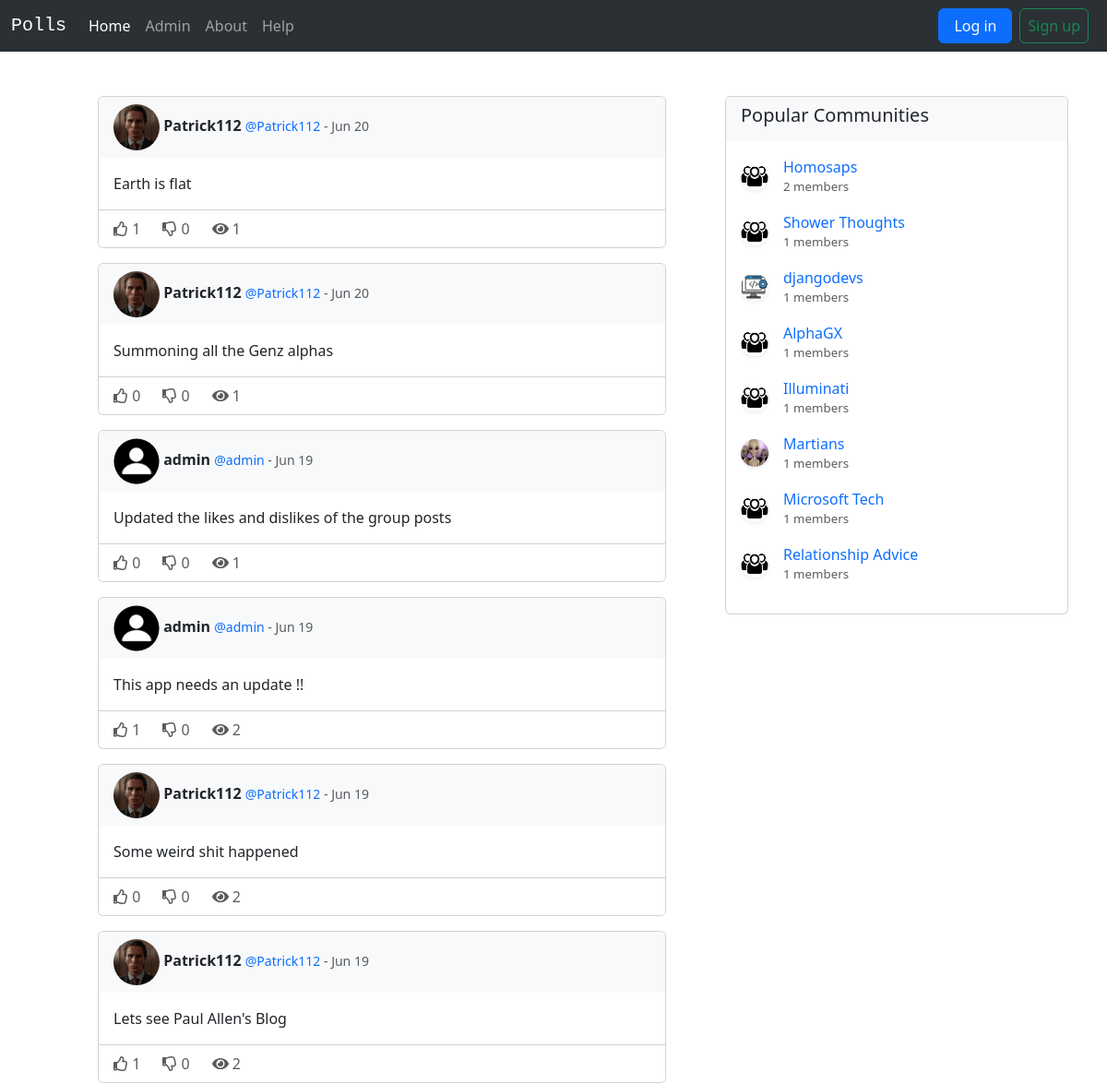
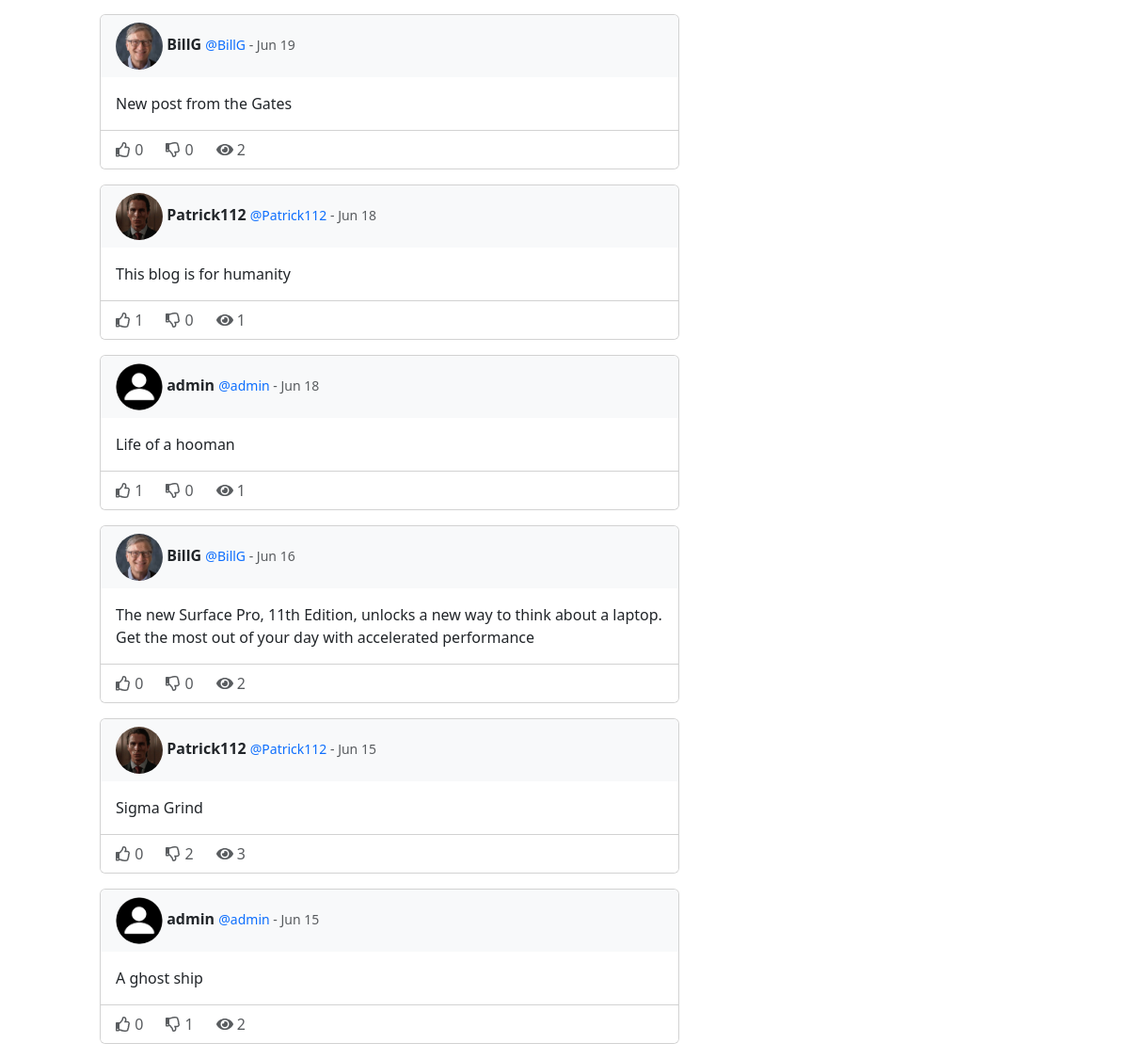
Screenshot of /polls/ with the database file from the repository (2 pictures, top to bottom).
### polls/models.py (models this page shows, shortened)
class Blog(models.Model):
    title = models.CharField(max_length=150)
    content = MarkdownxField(blank=True, help_text="Markdown is supported.")
    author = models.ForeignKey(User, on_delete=models.CASCADE, related_name="authored_blogs")
    created_at = models.DateTimeField(auto_now_add=True)
    updated_at = models.DateTimeField(auto_now=True)
    comments = models.ManyToManyField(User, through="Comment", related_name="commented_blogs")
    views = models.ManyToManyField(User, related_name="viewed_blogs", blank=True)
    likes = models.ManyToManyField(User, related_name="liked_blogs", blank=True)
    dislikes = models.ManyToManyField(User, related_name="disliked_blogs", blank=True)
    groups = models.ManyToManyField("groups.Group", related_name="blogs", blank=True)

class User(AbstractUser):
    first_name = models.CharField(
        max_length=100, blank=True,
        validators=[
            validators.RegexValidator(r'^[a-zA-Z]*$', 'Only Alphabets are allowed.')
        ]
    )
    last_name = models.CharField(
        max_length=100, blank=True,
        validators=[
            validators.RegexValidator(r'^[a-zA-Z]*$', 'Only Alphabets are allowed.')
        ]
    )
    email = models.EmailField(max_length=100, unique=True)
    username = models.CharField(
        max_length=50, unique=True,
        validators=[
            validators.MinLengthValidator(3,'Username must be at least 3 characters long.'),
            validators.RegexValidator(r'^[^\W_](\w)*$', 'Username should not start with a special character.'),
        ]
    )
    password = models.CharField(max_length=150)
    avatar = models.ImageField(upload_to='polls/', blank=True, default="polls/default-avatar.png")
    followers = models.ManyToManyField("self", symmetrical=False, related_name="following", blank=True)

### groups/models.py (models this page shows, shortened)
class Group(models.Model):
    name = models.CharField(max_length=50, unique=True)
    description = models.TextField(blank=True, default='')
    slug = models.SlugField(allow_unicode=True, unique=True, blank=True)
    members = models.ManyToManyField(User, related_name='joined_groups', blank=True)
    profile = models.ImageField(upload_to='groups/', blank=True, default="groups/default-group.png")

### polls/views.py (the view, shortened to what this page needs)
# urls.py: path('', views.PollsView.as_view(), name="index"),
class PollsView(View):
    def get(self, request, *args, **kwargs):
        index_view = IndexView.as_view()
        return index_view(request, *args, **kwargs)

### polls/utils.py (called while the page is built)
def get_index_context(context):
    return {
        'groups': Group.objects.annotate(
            num_members=Count('members'), num_posts=Count('blogs')
        ).order_by('-num_members', '-num_posts'),
        'blogs': context.get(
            'blogs', Blog.objects.all().order_by('-created_at')
        ),
        'create_group_form': context.get(
            'create_group_form', CreateGroupForm()
        ),
    }

### polls/views.py (called while the page is built)
    def get_context_data(self, **kwargs: Any) -> dict[str, Any]:
        context = super(ListView, self).get_context_data(**kwargs)
        context.update(get_index_context(context))
        return context

### templates/polls/index.html (shortened to what this page needs)
{% extends 'polls/base.html' %}
{% block content %}
<div class="container mt-5 d-flex justify-content-between">
    <div class="col-sm-8">
    {% for blog in blogs %}
    <div class="row mb-3" data-blog-id="{{ blog.pk }}" id="blogContainer">
        <div class="col-md-10 m-auto">
            <div class="card" id="blog" onclick="location.href='{% url "polls:blog_detail" pk=blog.pk %}';">
                <div class="card-header border-0 bg-light">
                    <img src="{{ blog.author.avatar.url }}" class="rounded-circle mr-2" alt="User Profile" width="50" height="50">
                    <span class="fw-bold">{{ blog.author.username }}</span>
                    <small class="text-muted">
                        <a class="text-decoration-none" href="{% url 'polls:user_profile' username=blog.author.username %}">@{{ blog.author.username }}</a>
                        -
                        {{ blog.created_at|date:"M d" }}
                    </small>
                </div>
                <div class="card-body">
                    <p class="card-text text-start">
                        {{ blog.title }}
                    </p>
                </div>
                <div class="card-footer text-muted d-flex justify-content-start bg-white">
                    <div class="d-flex gap-4">
                            <div>
                                {% if request.user and request.user in blog.likes.all %}
                                <i class="fas fa-thumbs-up" onclick="likeBlog(event, {{ blog.pk }});"></i>
                                {% else %}
                                <i class="far fa-thumbs-up" onclick="likeBlog(event, {{ blog.pk }});"></i>
                                {% endif %}
                                <span id="likeCount">{{ blog.likes.count }}</span>
                            </div>
                            <div>
                                {% if request.user and request.user in blog.dislikes.all %}
                                <i class="fas fa-thumbs-down" onclick="dislikeBlog(event, {{ blog.pk }});"></i>
                                {% else %}
                                <i class="far fa-thumbs-down" onclick="dislikeBlog(event, {{ blog.pk }});"></i>
                                {% endif %}
                                <span id="dislikeCount">{{ blog.dislikes.count }}</span>
                            </div>
                            <div>
                                <i class="fas fa-eye"></i> <span>{{ blog.views.count }}</span>
                            </div>
                    </div>
                </div>
            </div>
        </div>
    </div>
    {% endfor %}
</div>
<div class="col-sm-4">
    <div class="col">
        <div class="card">
            <div class="card-header border-0 bg-light">
                <h5>Popular Communities</h5>
            </div>
            <div class="card-body">
                {% include 'groups/group_list.html' %}
            </div>
        </div>
    </div>
</div>
</div>
{% endblock %}

### templates/groups/group_list.html
{% for group in groups %}
<div class="d-flex vertical-align-middle align-items-center mb-3">
    <a href="{% url 'groups:group_detail' slug=group.slug %}" class="text-decoration-none">
        <img src="{{ group.profile.url }}" class="rounded-circle shadow-sm me-3" width="30" height="30" alt="Avatar" />
    </a>
    <a href="{% url 'groups:group_detail' slug=group.slug %}" class="text-decoration-none">
        <div class="d-flex flex-column justify-content-start">
            <p class="mb-0 text-start">{{ group.name }}</p>
            <div class="d-flex align-items-center gap-2">
                <span class="text-muted" style="font-size: smaller;">{{ group.members.count }} members</span>
            </div>
        </div>
    </a>
</div>
{% endfor %}

### static/polls/style.css (style rules this page uses)
p { text-align: center; }

### rows the page displays
Blog: author.avatar (picture), author.username "Patrick112", created_at "Jun 20", title "Earth is flat", likes.count "1", dislikes.count "0", views.count "1"
Blog: author.avatar (picture), author.username "Patrick112", created_at "Jun 20", title "Summoning all the Genz alphas", likes.count "0", dislikes.count "0", views.count "1"
Blog: author.avatar (placeholder picture), author.username "admin", created_at "Jun 19", title "Updated the likes and dislikes of the group posts", likes.count "0", dislikes.count "0", views.count "1"
Blog: author.avatar (placeholder picture), author.username "admin", created_at "Jun 19", title "This app needs an update !!", likes.count "1", dislikes.count "0", views.count "2"
Blog: author.avatar (picture), author.username "Patrick112", created_at "Jun 19", title "Some weird shit happened", likes.count "0", dislikes.count "0", views.count "2"
Blog: author.avatar (picture), author.username "Patrick112", created_at "Jun 19", title "Lets see Paul Allen's Blog", likes.count "1", dislikes.count "0", views.count "2"
Blog: author.avatar (picture), author.username "BillG", created_at "Jun 19", title "New post from the Gates", likes.count "0", dislikes.count "0", views.count "2"
Blog: author.avatar (picture), author.username "Patrick112", created_at "Jun 18", title "This blog is for humanity", likes.count "1", dislikes.count "0", views.count "1"
Blog: author.avatar (placeholder picture), author.username "admin", created_at "Jun 18", title "Life of a hooman", likes.count "1", dislikes.count "0", views.count "1"
Blog: author.avatar (picture), author.username "BillG", created_at "Jun 16", title "The new Surface Pro, 11th Edition, unlocks a new way to think about a laptop. Get the most out of your day with accelerated performance", likes.count "0", dislikes.count "0", views.count "2"
Blog: author.avatar (picture), author.username "Patrick112", created_at "Jun 15", title "Sigma Grind", likes.count "0", dislikes.count "2", views.count "3"
Blog: author.avatar (placeholder picture), author.username "admin", created_at "Jun 15", title "A ghost ship", likes.count "0", dislikes.count "1", views.count "2"
Group: profile (placeholder picture), name "Homosaps", members.count "2"
Group: profile (placeholder picture), name "Shower Thoughts", members.count "1"
Group: profile (picture), name "djangodevs", members.count "1"
Group: profile (placeholder picture), name "AlphaGX", members.count "1"
Group: profile (placeholder picture), name "Illuminati", members.count "1"
Group: profile (picture), name "Martians", members.count "1"
Group: profile (placeholder picture), name "Microsoft Tech", members.count "1"
Group: profile (placeholder picture), name "Relationship Advice", members.count "1"
